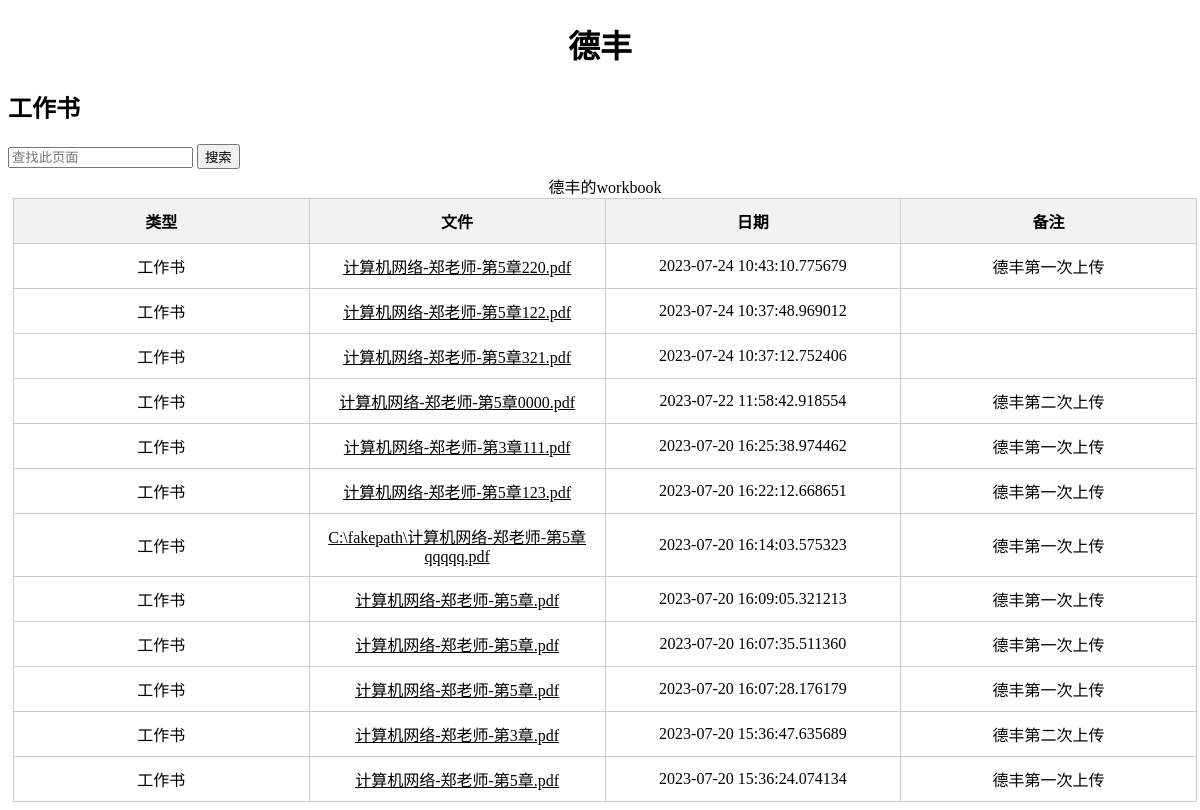
The app's page /德丰/workbook (signed in) with its own data.
### app/models.py (models this page shows)
class Path(db.Model):
    id = db.Column(db.Integer, primary_key=True)
    name = db.Column(db.String(64))
    tag = db.Column(db.Integer)
    fname = db.Column(db.String(64))
    data = db.Column(DateTime)
    path = db.Column(db.String(128))
    mes = db.Column(db.String(256))
    user_id = db.Column(db.Integer, db.ForeignKey('user.id'))

### app/routes.py (the view)
@app.route("/<path:name>/<tag>")
def custom(name,tag):
    with app.app_context():
        u = Path.query.filter_by(tag=tag,name=name).all()
        u.sort(key=lambda x: x.data, reverse=True)
    return render_template("custom.html",u=u,tag=tag)

### app/models.py (called while the page is built)
@login.user_loader
def load_user(id):
    return User.query.get(int(id))

### app/templates/custom.html (shortened to what this page needs)
<!DOCTYPE html>
<html lang="en">
<head>
</head>
<body>
{% if not u[0] %}
<h1>还没有元素</h1>
{% else:%}
<h1 style="text-align: center">{{u[0].name}} </h1>
<h2>{%if tag == 'workbook'%}
            工作书
            {%elif tag == 'drawing'%}
            图纸
            {%endif%}</h2>
 <input type="text" id="searchInput" placeholder="查找此页面">
    <button onclick="searchKeyword()">搜索</button>
<table id="dataTable">
    <caption>{{u[0].name}}的{{tag}}</caption>
    <thead>
    <tr>
        <th>类型</th>
        <th>文件</th>
        <th>日期</th>
        <th>备注</th>
    </tr>
    </thead>
    <tbody>
    {%for i in u%}
    <tr>
        <td>
            {%if tag == 'workbook'%}
            工作书
            {%elif tag == 'drawing'%}
            图纸
            {%endif%}
        </td>
        <td>
            <a href={{url_for("view",path=i.path)}}>
                {{i.fname}}
            </a>
        </td>
        <td>{{i.data}}</td>
<td>{{i.mes}}</td>
    </tr>
    {%endfor%}
    </tbody>
</table>
{% endif%}
</body>
</html>

### app/templates/custom.html (style rules this page uses)
a { color: black; cursor: pointer; }
table { border-collapse: collapse; width: 100%; margin: 5px; }
th,td { width: 20%; border: 1px solid #ccc; padding: 10px; text-align: center; }
th { background-color: #f2f2f2; font-weight: bold; }

### records on screen
Path: name "德丰", fname "计算机网络-郑老师-第5章220.pdf", data "2023-07-24 10:43:10.775679", mes "德丰第一次上传"
Path: fname "计算机网络-郑老师-第5章122.pdf", data "2023-07-24 10:37:48.969012"
Path: fname "计算机网络-郑老师-第5章321.pdf", data "2023-07-24 10:37:12.752406"
Path: fname "计算机网络-郑老师-第5章0000.pdf", data "2023-07-22 11:58:42.918554", mes "德丰第二次上传"
Path: fname "计算机网络-郑老师-第3章111.pdf", data "2023-07-20 16:25:38.974462", mes "德丰第一次上传"
Path: fname "计算机网络-郑老师-第5章123.pdf", data "2023-07-20 16:22:12.668651", mes "德丰第一次上传"
Path: fname "C:\\fakepath\\计算机网络-郑老师-第5章qqqqq.pdf", data "2023-07-20 16:14:03.575323", mes "德丰第一次上传"
Path: fname "计算机网络-郑老师-第5章.pdf", data "2023-07-20 16:09:05.321213", mes "德丰第一次上传"
Path: fname "计算机网络-郑老师-第5章.pdf", data "2023-07-20 16:07:35.511360", mes "德丰第一次上传"
Path: fname "计算机网络-郑老师-第5章.pdf", data "2023-07-20 16:07:28.176179", mes "德丰第一次上传"
Path: fname "计算机网络-郑老师-第3章.pdf", data "2023-07-20 15:36:47.635689", mes "德丰第二次上传"
Path: fname "计算机网络-郑老师-第5章.pdf", data "2023-07-20 15:36:24.074134", mes "德丰第一次上传"

### other values on screen
{{ tag }} "workbook"
